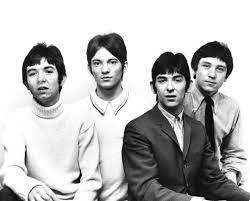
#> input picture my_image.jpeg, 250 x 201 px
$ python image_pyramid.py
#> lines starting #> are read from the running program, lines starting #| are printed output that depends on the picture
import cv2

img = cv2.imread("my_image.jpeg")
#> img is the input picture: shape (201, 250, 3); min 0, max 255, mean 186.2

smaller = cv2.pyrDown(img)
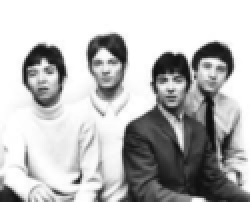
#> smaller: shape (101, 125, 3) (shown 2 times larger); min 12, max 255, mean 186.1
larger = cv2.pyrUp(img)
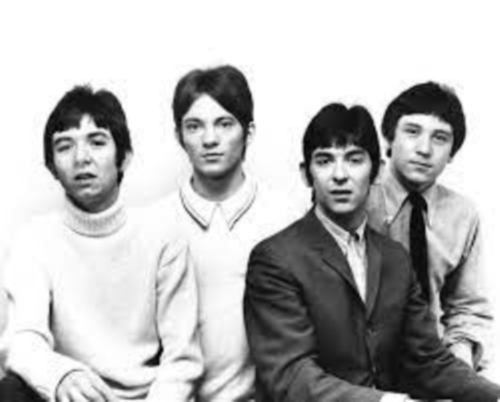
#> larger: shape (402, 500, 3); min 2, max 255, mean 186.1

cv2.imshow("Smaller", smaller)
cv2.imshow("Original", img)
cv2.imshow("Larger", larger)

cv2.waitKey(0)
